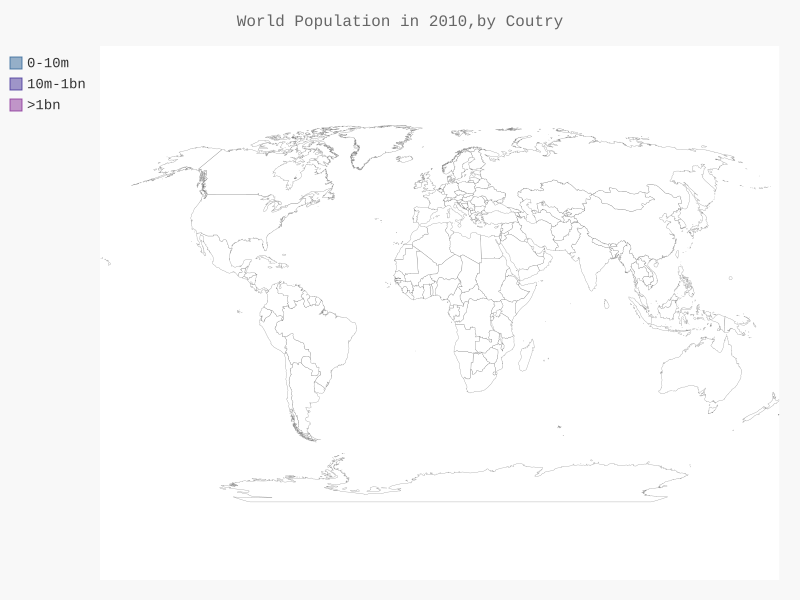

Here is the Python script that generated this plot:
#!/usr/bin/env python 
# -*- coding:utf-8 -*-
import json

import pygal.maps.world

from pygal.style import LightColorizedStyle as LCS, RotateStyle as RS

from country_codes import get_country_code

#将数据加载到一个列表中
filename = 'population_data.json'
with open(filename) as f:
    pop_data = json.load(f)

#创建一个包含人口数量的字典
cc_populations = {}
for pop_dict in pop_data:
    if pop_dict['Year'] == '2010':
        country_name = pop_dict['Country Name']
        population = int(float(pop_dict['Value']))
        code = get_country_code(country_name)
        if code:
            cc_populations[get_country_code] = population

#根据人口数量将所有国家分成三组
cc_pops_1, cc_pops_2, cc_pops_3 = {}, {}, {}
for cc,pop in cc_populations.items():
    if pop < 10000000:
        cc_pops_1[cc] = pop
    elif pop < 1000000000:
        cc_pops_2[cc] = pop
    else:
        cc_pops_3[cc] = pop

#看看每组分别包含多少个国家
print(len(cc_pops_1), len(cc_pops_2), len(cc_pops_3))

wm_style = RS('#336699',base_style=LCS)
wm = pygal.maps.world.World(style=wm_style)
wm.title = 'World Population in 2010,by Coutry'
wm.add('0-10m', cc_pops_1)
wm.add('10m-1bn', cc_pops_2)
wm.add('>1bn', cc_pops_3)

wm.render_to_file('world_population.svg')
